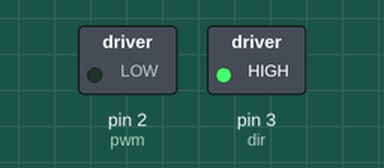
This sketch was run on a simulated Arduino Uno, built with avr-gcc and run on an emulated ATmega328P. On the bench: switched loads named in the sketch (green lamp = pin HIGH).

Above: at 0.1 s.
Timing chart, 0 to 1.6 s (numbered marks = the images above):
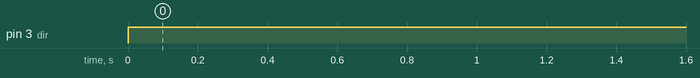

The sketch:

motor_speed_control.ino
```cpp
#define dir 3
#define pwm 2
void setup() {
  // put your setup code here, to run once:
Serial.begin(9600);
pinMode(pwm,OUTPUT);
pinMode(dir,OUTPUT);
}

void loop() {
  // put your main code here, to run repeatedly:
   analogWrite(pwm,100);
   digitalWrite(dir,HIGH);
   delay(2000);
   }
```

Measured:
- by itself, pin 3 (dir): LOW → HIGH at 0.00 s
